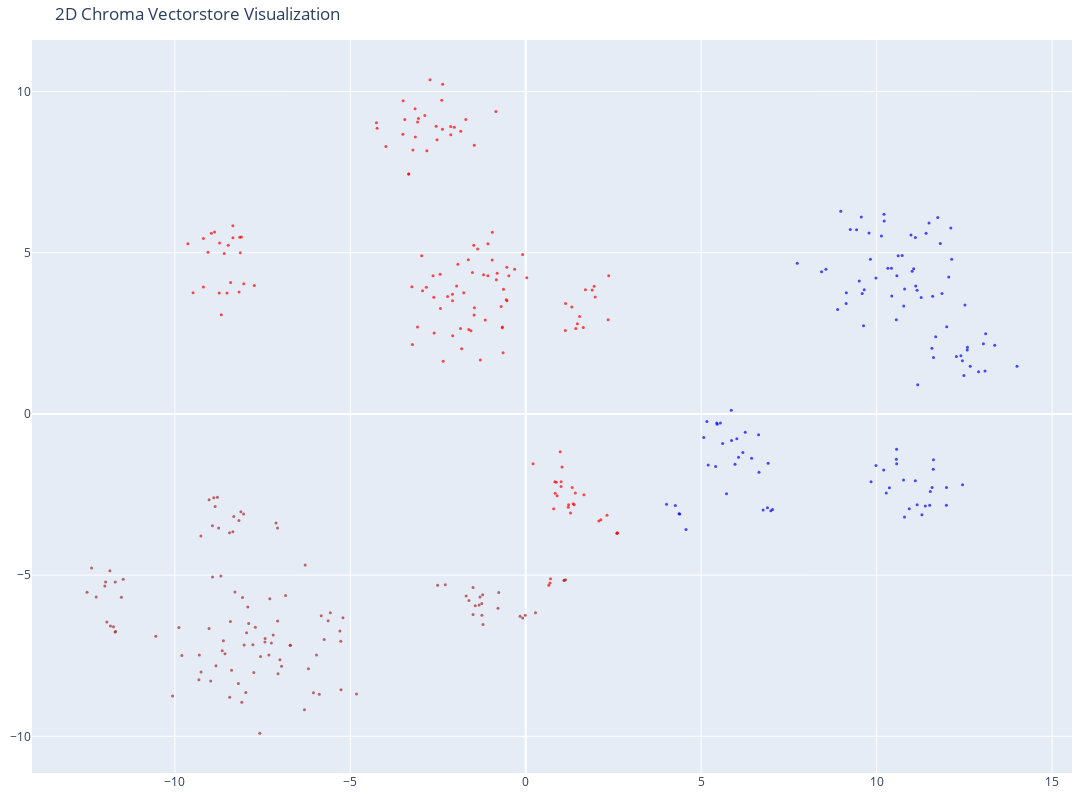

The cell this chart's notebook holds for it:
### Code cell
# 2d version
# 2D version

# Create the 2D scatter plot
fig = go.Figure(data=[go.Scatter(
    x=reduced_vectors[:, 0],
    y=reduced_vectors[:, 1],
    mode='markers',
    marker=dict(size=3, color=colors, opacity=0.7),
)])

fig.update_layout(
    title='2D Chroma Vectorstore Visualization',
    scene=dict(xaxis_title='x', yaxis_title='y'),
    width=1200,
    height=800,
    margin=dict(r=20, b=10, l=10, t=40)
)

fig.show()

### Figure 1 — Plotly figure (JSON) as saved in the notebook; plotly's stock layout.template omitted (floating-point values rounded to 4 significant figures; data arrays with more than 128 entries replaced by an {"elided": "..."} marker saying what was removed)
{"data": [{"marker": {"color": {"elided": "367 str values"}, "opacity": 0.7, "size": 3}, "mode": "markers", "type": "scatter", "x": {"elided": "367 float values"}, "y": {"elided": "367 float values"}}], "layout": {"height": 800, "margin": {"b": 10, "l": 10, "r": 20, "t": 40}, "scene": {"xaxis": {"title": {"text": "x"}}, "yaxis": {"title": {"text": "y"}}}, "title": {"text": "2D Chroma Vectorstore Visualization"}, "width": 1200}}
